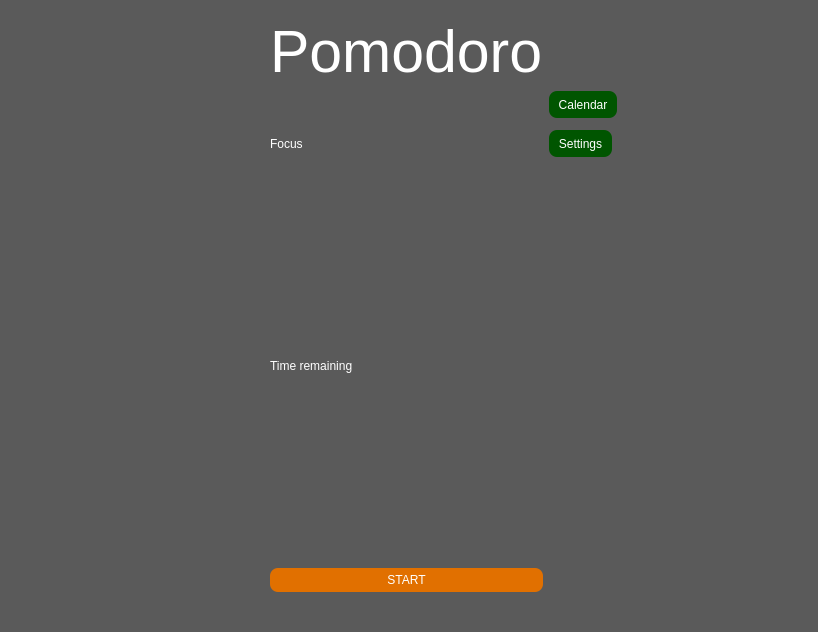
<?xml version="1.0" encoding="UTF-8"?>
<ui version="4.0">
 <class>MainWindow</class>
 <widget class="QMainWindow" name="MainWindow">
  <property name="geometry">
   <rect>
    <x>0</x>
    <y>0</y>
    <width>818</width>
    <height>632</height>
   </rect>
  </property>
  <property name="windowTitle">
   <string>MainWindow</string>
  </property>
  <property name="styleSheet">
   <string notr="true">background-color: rgb(90, 90, 90);</string>
  </property>
  <widget class="QWidget" name="centralwidget">
   <layout class="QGridLayout" name="gridLayout_3">
    <item row="0" column="0">
     <widget class="QStackedWidget" name="stackedWidget">
      <property name="currentIndex">
       <number>0</number>
      </property>
      <widget class="QWidget" name="page">
       <layout class="QGridLayout" name="gridLayout_2">
        <item row="0" column="0">
         <layout class="QGridLayout" name="gridLayout">
          <item row="6" column="0">
           <spacer name="horizontalSpacer">
            <property name="orientation">
             <enum>Qt::Horizontal</enum>
            </property>
            <property name="sizeHint" stdset="0">
             <size>
              <width>40</width>
              <height>20</height>
             </size>
            </property>
           </spacer>
          </item>
          <item row="5" column="2">
           <spacer name="verticalSpacer_2">
            <property name="orientation">
             <enum>Qt::Vertical</enum>
            </property>
            <property name="sizeHint" stdset="0">
             <size>
              <width>20</width>
              <height>40</height>
             </size>
            </property>
           </spacer>
          </item>
          <item row="3" column="1">
           <widget class="QLabel" name="StatusLabel">
            <property name="styleSheet">
             <string notr="true">color: rgb(255, 255, 255);
</string>
            </property>
            <property name="text">
             <string>Focus</string>
            </property>
           </widget>
          </item>
          <item row="3" column="2">
           <widget class="QToolButton" name="SettingsTool">
            <property name="styleSheet">
             <string notr="true">background-color: rgb(0, 85, 0);
border-radius: 8px;
padding: 5px;
color: white;</string>
            </property>
            <property name="text">
             <string>Settings</string>
            </property>
           </widget>
          </item>
          <item row="0" column="1">
           <widget class="QLabel" name="PomodoroPage">
            <property name="styleSheet">
             <string notr="true">font: 75 44pt;
color: rgb(255, 255, 255);
</string>
            </property>
            <property name="text">
             <string>Pomodoro</string>
            </property>
           </widget>
          </item>
          <item row="5" column="1">
           <widget class="QLabel" name="TimeRemaining">
            <property name="styleSheet">
             <string notr="true">color: rgb(255, 255, 255);
</string>
            </property>
            <property name="text">
             <string>Time remaining</string>
            </property>
           </widget>
          </item>
          <item row="6" column="2">
           <spacer name="horizontalSpacer_2">
            <property name="orientation">
             <enum>Qt::Horizontal</enum>
            </property>
            <property name="sizeHint" stdset="0">
             <size>
              <width>40</width>
              <height>20</height>
             </size>
            </property>
           </spacer>
          </item>
          <item row="1" column="0" rowspan="4">
           <spacer name="verticalSpacer">
            <property name="orientation">
             <enum>Qt::Vertical</enum>
            </property>
            <property name="sizeHint" stdset="0">
             <size>
              <width>20</width>
              <height>40</height>
             </size>
            </property>
           </spacer>
          </item>
          <item row="1" column="2">
           <widget class="QToolButton" name="CalendarTool">
            <property name="styleSheet">
             <string notr="true">background-color: rgb(0, 85, 0);
border-radius: 8px;
padding: 5px;
color: white;</string>
            </property>
            <property name="text">
             <string>Calendar</string>
            </property>
           </widget>
          </item>
          <item row="6" column="1">
           <widget class="QPushButton" name="StartButton">
            <property name="styleSheet">
             <string notr="true">background-color: rgb(225, 112, 0);
border-radius: 8px;
padding: 5px;
color: white;</string>
            </property>
            <property name="text">
             <string>START</string>
            </property>
           </widget>
          </item>
         </layout>
        </item>
       </layout>
      </widget>
      <widget class="QWidget" name="SettingsPage">
       <layout class="QGridLayout" name="gridLayout_4">
        <item row="0" column="0">
         <layout class="QGridLayout" name="SettingsGrid">
          <item row="2" column="2">
           <widget class="QPlainTextEdit" name="ShortEdit"/>
          </item>
          <item row="3" column="1">
           <widget class="QLabel" name="label_7">
            <property name="styleSheet">
             <string notr="true">color: rgb(255, 255, 255);
</string>
            </property>
            <property name="text">
             <string>Long break time:</string>
            </property>
           </widget>
          </item>
          <item row="5" column="1" colspan="2">
           <widget class="QPushButton" name="BackToTimerSettings">
            <property name="styleSheet">
             <string notr="true">background-color: rgb(225, 112, 0);
border-radius: 8px;
padding: 5px;
color: white;</string>
            </property>
            <property name="text">
             <string>Back to timer</string>
            </property>
           </widget>
          </item>
          <item row="1" column="3">
           <spacer name="horizontalSpacer_4">
            <property name="orientation">
             <enum>Qt::Horizontal</enum>
            </property>
            <property name="sizeHint" stdset="0">
             <size>
              <width>40</width>
              <height>20</height>
             </size>
            </property>
           </spacer>
          </item>
          <item row="3" column="2">
           <widget class="QPlainTextEdit" name="LongEdit"/>
          </item>
          <item row="1" column="0">
           <spacer name="horizontalSpacer_3">
            <property name="orientation">
             <enum>Qt::Horizontal</enum>
            </property>
            <property name="sizeHint" stdset="0">
             <size>
              <width>40</width>
              <height>20</height>
             </size>
            </property>
           </spacer>
          </item>
          <item row="1" column="2">
           <widget class="QPlainTextEdit" name="FocusTimeEdit"/>
          </item>
          <item row="1" column="1">
           <widget class="QLabel" name="label_5">
            <property name="styleSheet">
             <string notr="true">color: rgb(255, 255, 255);
</string>
            </property>
            <property name="text">
             <string>Focus time:</string>
            </property>
           </widget>
          </item>
          <item row="4" column="1" colspan="2">
           <widget class="QPushButton" name="SoundButton">
            <property name="styleSheet">
             <string notr="true">background-color: rgb(225, 112, 0);
border-radius: 8px;
padding: 5px;
color: white;</string>
            </property>
            <property name="text">
             <string>Sound on/off</string>
            </property>
           </widget>
          </item>
          <item row="2" column="1">
           <widget class="QLabel" name="label_6">
            <property name="styleSheet">
             <string notr="true">color: rgb(255, 255, 255);
</string>
            </property>
            <property name="text">
             <string>Short break time:</string>
            </property>
           </widget>
          </item>
          <item row="0" column="1" colspan="2">
           <widget class="QLabel" name="SettingsLabel">
            <property name="styleSheet">
             <string notr="true">color: rgb(255, 255, 255);
font: 75 44pt;
</string>
            </property>
            <property name="text">
             <string>Settings</string>
            </property>
           </widget>
          </item>
         </layout>
        </item>
       </layout>
      </widget>
      <widget class="QWidget" name="CalendarPage">
       <layout class="QGridLayout" name="gridLayout_6">
        <item row="0" column="1">
         <layout class="QGridLayout" name="CalendarGrid">
          <item row="0" column="3">
           <spacer name="horizontalSpacer_5">
            <property name="orientation">
             <enum>Qt::Horizontal</enum>
            </property>
            <property name="sizeHint" stdset="0">
             <size>
              <width>40</width>
              <height>20</height>
             </size>
            </property>
           </spacer>
          </item>
          <item row="0" column="1" colspan="2">
           <widget class="QLabel" name="CalendarLabel">
            <property name="styleSheet">
             <string notr="true">color: rgb(255, 255, 255);
font: 75 44pt;
</string>
            </property>
            <property name="text">
             <string>Calendar</string>
            </property>
           </widget>
          </item>
          <item row="3" column="1" colspan="2">
           <widget class="QPushButton" name="BackToTimerCalendar">
            <property name="styleSheet">
             <string notr="true">background-color: rgb(225, 112, 0);
border-radius: 8px;
padding: 5px;
color: white;</string>
            </property>
            <property name="text">
             <string>Back to timer</string>
            </property>
           </widget>
          </item>
          <item row="0" column="0">
           <spacer name="horizontalSpacer_6">
            <property name="orientation">
             <enum>Qt::Horizontal</enum>
            </property>
            <property name="sizeHint" stdset="0">
             <size>
              <width>40</width>
              <height>20</height>
             </size>
            </property>
           </spacer>
          </item>
          <item row="2" column="1">
           <widget class="QCalendarWidget" name="Calendar"/>
          </item>
         </layout>
        </item>
       </layout>
      </widget>
     </widget>
    </item>
   </layout>
  </widget>
  <widget class="QMenuBar" name="menubar">
   <property name="geometry">
    <rect>
     <x>0</x>
     <y>0</y>
     <width>818</width>
     <height>26</height>
    </rect>
   </property>
  </widget>
  <widget class="QStatusBar" name="statusbar"/>
 </widget>
 <resources/>
 <connections/>
</ui>
